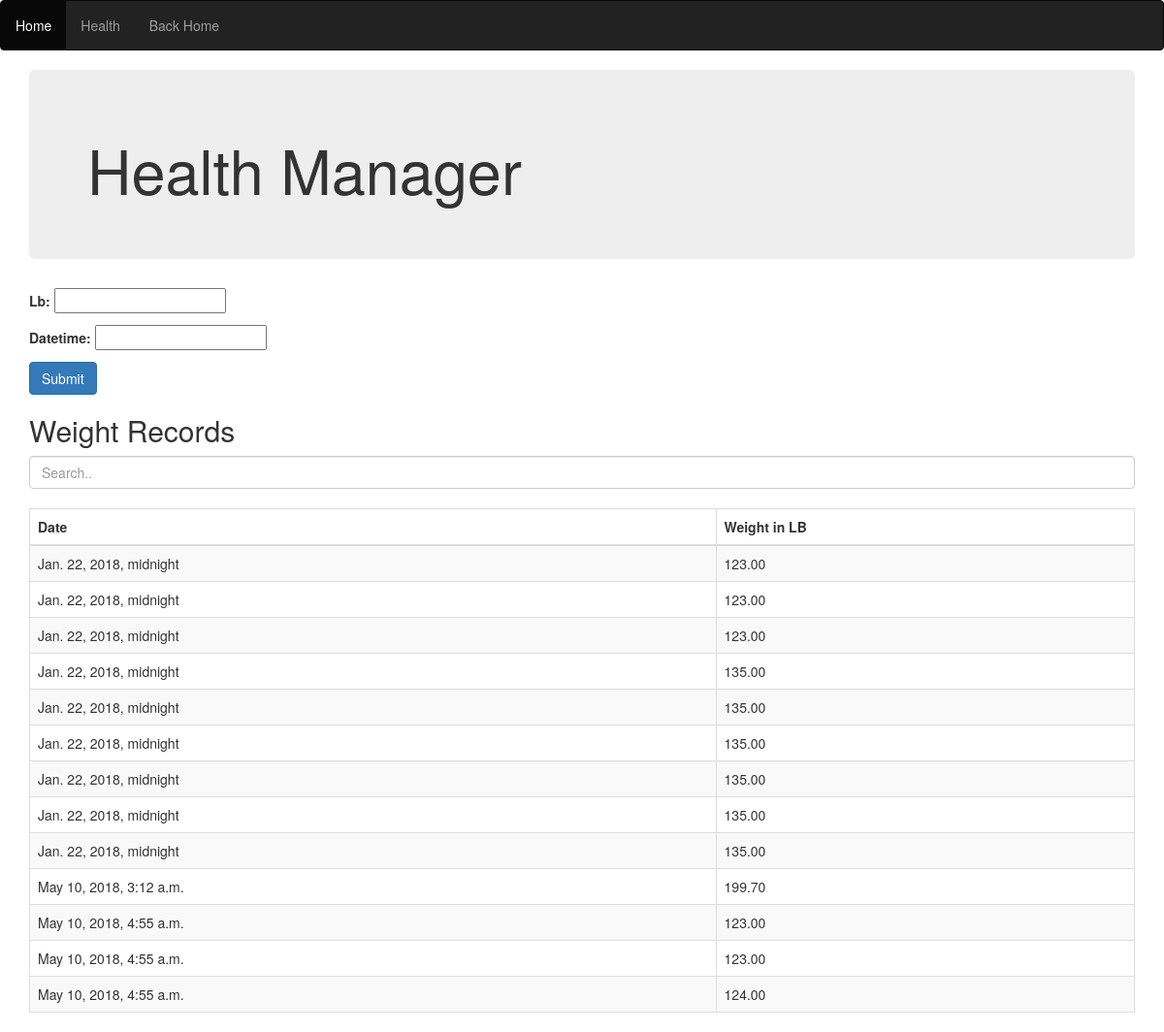
The page /health_manager/health/ on the database its author committed.
### health_manager/models.py (models this page shows, shortened)
class Weight(models.Model):
    lb= models.DecimalField(max_digits=5,decimal_places=2)
    datetime = models.DateTimeField()

### health_manager/views.py (the view)
# urls.py: path(r'health/',views.health,name='health'),
def health(request):
    form = NewWeightForm()
    if request.method=="POST":
        form = NewWeightForm(request.POST)
        if form.is_valid():
            form.save(commit=True)
        else:
            print("INVALID FORM")
    weights = Weight.objects.order_by('datetime')
    context = {'weights':weights,
               'form':form}
    return render(request,'health_manager/health.html',context)

### health_manager/forms.py
class NewWeightForm(forms.ModelForm):
    class Meta():
        model = Weight
        fields = '__all__'

### templates/health_manager/health.html (shortened to what this page needs)
<!DOCTYPE html>
<html lang="en" dir="ltr">
  <head>
    <link rel="stylesheet" href="https://maxcdn.bootstrapcdn.com/bootstrap/3.3.7/css/bootstrap.min.css">
</head>
  <body>
    <nav class="navbar navbar-inverse" data-spy="affix" data-offset-top="197">
  <ul class="nav navbar-nav">
    <li class="active"><a href="{%url 'index'%}">Home</a></li>
    <li><a href="{%url 'health'%}">Health</a></li>
    <li><a href="{%url 'index'%}">Back Home</a></li>
  </ul>
</nav>
    <div class="container">
      <div class="jumbotron">
        <h1>Health Manager</h1>
      </div>
    </div>
    <div class="container">
      <form method="POST">
        {{form.as_p}}
        <input type="submit" class='btn btn-primary' value="Submit">
      </form>
    </div>
    <div class="container">
      <h2>Weight Records</h2>
      <input class="form-control" id="myInput" type="text" placeholder="Search..">
      <br>
        <table class="table table-bordered table-striped">
          <thead>
            <th>Date</th>
            <th>Weight in LB</th>
          </thead>
          <tbody id="weights_table">
            {%for w in weights%}
            <tr>
              <td>{{w.datetime}}</td>
              <td>{{w.lb}}</td>
            </tr>
            {%endfor%}
          </tbody>
        </table>
    </div>
  </body>
</html>

### rows shown on the page
Weight: datetime "Jan. 22, 2018, midnight", lb "123.00"
Weight: datetime "Jan. 22, 2018, midnight", lb "123.00"
Weight: datetime "Jan. 22, 2018, midnight", lb "123.00"
Weight: datetime "Jan. 22, 2018, midnight", lb "135.00"
Weight: datetime "Jan. 22, 2018, midnight", lb "135.00"
Weight: datetime "Jan. 22, 2018, midnight", lb "135.00"
Weight: datetime "Jan. 22, 2018, midnight", lb "135.00"
Weight: datetime "Jan. 22, 2018, midnight", lb "135.00"
Weight: datetime "Jan. 22, 2018, midnight", lb "135.00"
Weight: datetime "May 10, 2018, 3:12 a.m.", lb "199.70"
Weight: datetime "May 10, 2018, 4:55 a.m.", lb "123.00"
Weight: datetime "May 10, 2018, 4:55 a.m.", lb "123.00"
Weight: datetime "May 10, 2018, 4:55 a.m.", lb "124.00"
